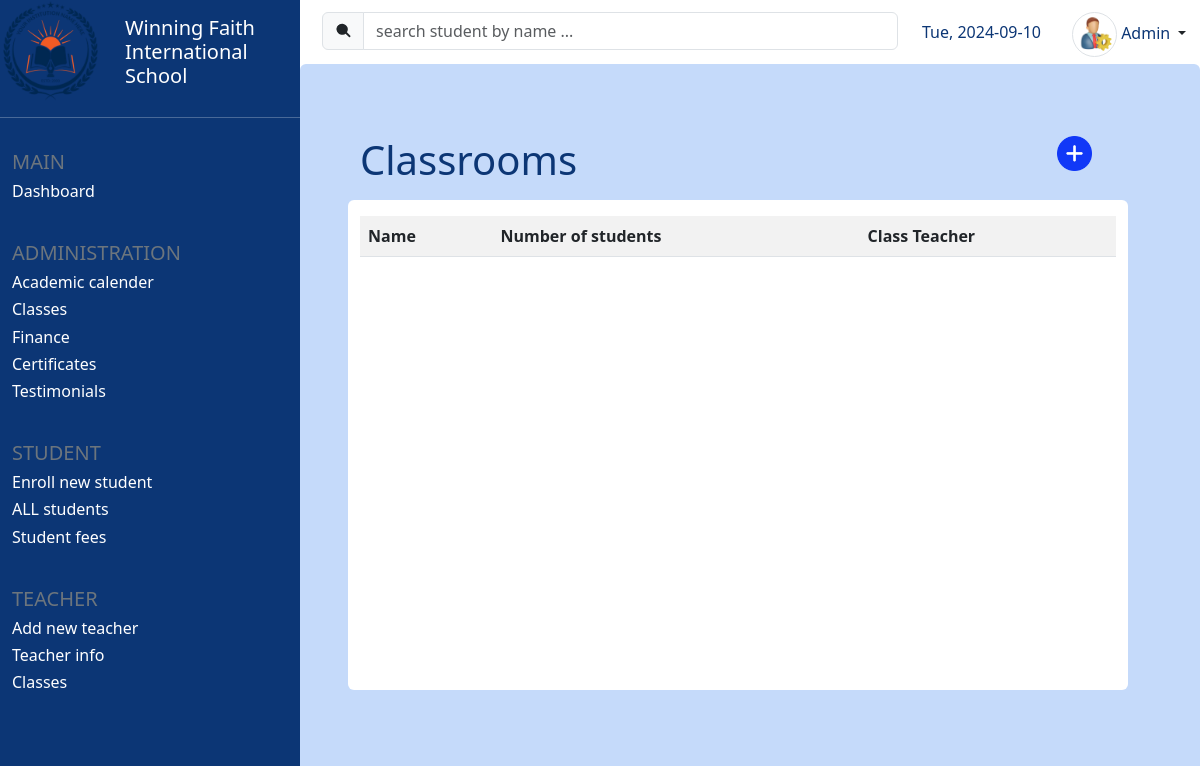
Page /classes (signed in) on the earlier database version.
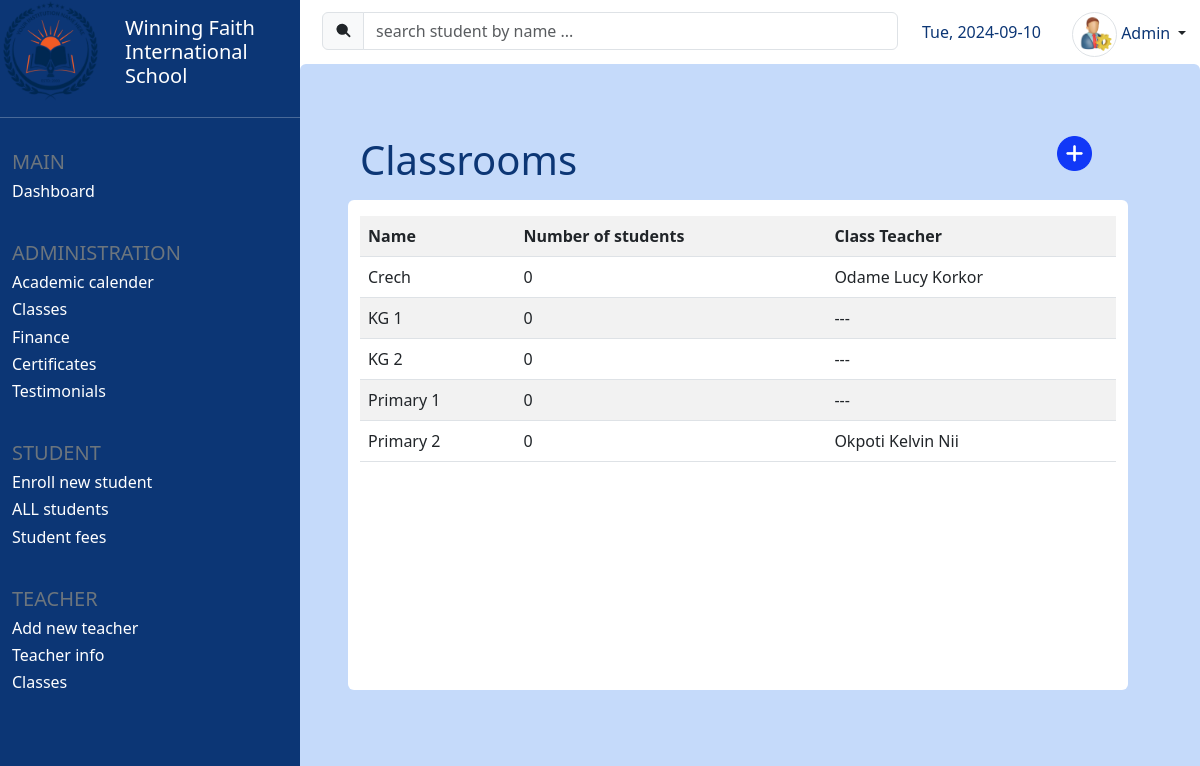
Same page on the later database version.
### core/models.py (models this page shows, shortened)
class Classroom(models.Model):
    name = models.CharField(max_length=25, unique=True)
    num_of_students = models.IntegerField(blank = True, default=0)
    category = models.CharField(max_length=25, choices=category_choices)

class Teacher(models.Model):
    fname = models.CharField(max_length=25)
    lname = models.CharField(max_length=25)
    other_names = models.CharField(max_length=100, blank=True)
    full_name = models.CharField(max_length=100, editable=False)
    assigned_class = models.OneToOneField(Classroom, on_delete=models.SET_NULL, related_name='class_teacher', to_field='name', null=True, blank=True)

### core/views.py (the view)
# urls.py: path('classes', views.display_classes, name='classes'),
@login_required(login_url='login')
def display_classes(request):
    classes = Classroom.objects.all()
    students = Student.objects.all()
    for classroom in classes:
        classroom.num_of_students = 0
        for student in students:
            if student.classroom == classroom:
                classroom.num_of_students += 1
    context = {
        'classes': classes
    }
    return render(request, 'all_classes.html', context)

### templates/all_classes.html (shortened to what this page needs)
{% extends 'student_info.html' %}
{% load static %}
{% block db_table_header_text %}
    Classrooms
{% endblock db_table_header_text %}
{% block db_table_header_icon %}
<a href="{% url 'add_new_class' %}" class="text-decoration-none" title="new classroom">
    <img src="{% static 'add_class.png' %}" width="35" height="35" class="img-fluid">
</a>
{% endblock db_table_header_icon %}
{% block db_table %}
<table class="table table-striped">
    <tr>
        <th>Name</th>
        <th>Number of students</th>
        <th>Class Teacher</th>
    </tr>
    {% for class in classes %}
    <tr>
        <a href=""><td>{{class.name}}</td></a>
        <td>{{class.num_of_students}}</td>
        {% if class.class_teacher %}
        <td>{{class.class_teacher.full_name}}</td>
        {% else %}
        <td>---</td>
        {% endif %}
    </tr>
    {% endfor %}
</table>
{% endblock db_table %}

Differences in the rows shown:
added Classroom: name "Crech", num_of_students "0", class_teacher.full_name "Odame Lucy Korkor"
added Classroom: name "KG 1", num_of_students "0"
added Classroom: name "KG 2", num_of_students "0"
added Classroom: name "Primary 1", num_of_students "0"
added Classroom: name "Primary 2", num_of_students "0", class_teacher.full_name "Okpoti Kelvin Nii"
